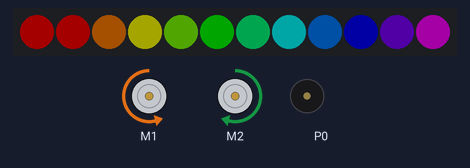
This program was run on a simulated BBC micro:bit (MakeCode). Shown: 12 RGB LEDs in strip order, left to right, 2 × DC motor (green arrow = forward, orange = backward, longer = faster), buzzer (waves = sounding). Dim RGB values are drawn brighter than linear.

Above: at 0.1 s.
At 12.1 s:
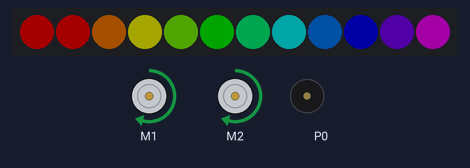
At 13.8 s:
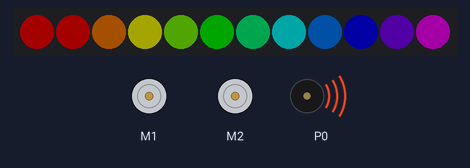
At 14.3 s:
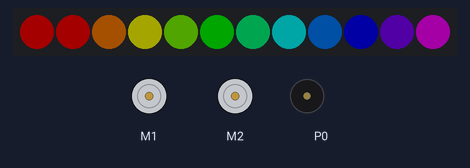
At 15.3 s:
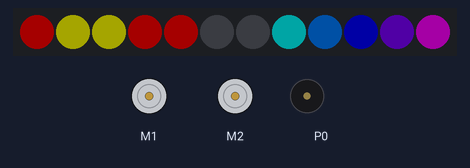
Timing chart, 0 to 16.8 s (numbered marks = the images above):
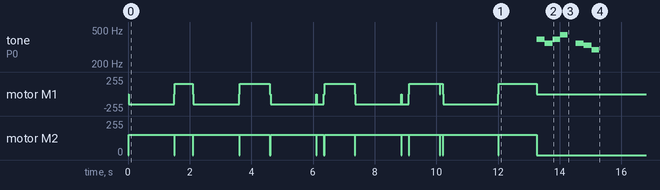

The program:

main.ts
```typescript
bitbot.ledRainbow()
bitbot.ledRotate()
bitbot.rotatems(BBRobotDirection.Left, 60, 1500)
bitbot.goms(BBDirection.Forward, 60, 600)
bitbot.rotatems(BBRobotDirection.Left, 60, 1500)
bitbot.goms(BBDirection.Forward, 60, 1000)
bitbot.rotatems(BBRobotDirection.Left, 60, 1500)
bitbot.rotatems(BBRobotDirection.Left, 60, 250)
bitbot.goms(BBDirection.Forward, 60, 1000)
bitbot.rotatems(BBRobotDirection.Left, 60, 1500)
bitbot.rotatems(BBRobotDirection.Left, 60, 250)
bitbot.goms(BBDirection.Forward, 60, 1000)
bitbot.goms(BBDirection.Forward, 60, 100)
bitbot.rotatems(BBRobotDirection.Left, 60, 1800)
bitbot.goms(BBDirection.Forward, 60, 1250)
music.playMelody("G F G A - F E D ", 240)
bitbot.setPixelColor(1, 0xFFFF00)
bitbot.setPixelColor(2, 0xFFFF00)
bitbot.setPixelColor(3, 0xFF0000)
bitbot.setPixelColor(4, 0xFF0000)
bitbot.setPixelColor(5, 0x000000)
bitbot.setPixelColor(6, 0x000000)
basic.forever(function () {

})
```

test.ts
```typescript
// testene settes inn her; disse vil ikke kompilert så lenge denne pakken blir brukt som en utvidelse.
```
